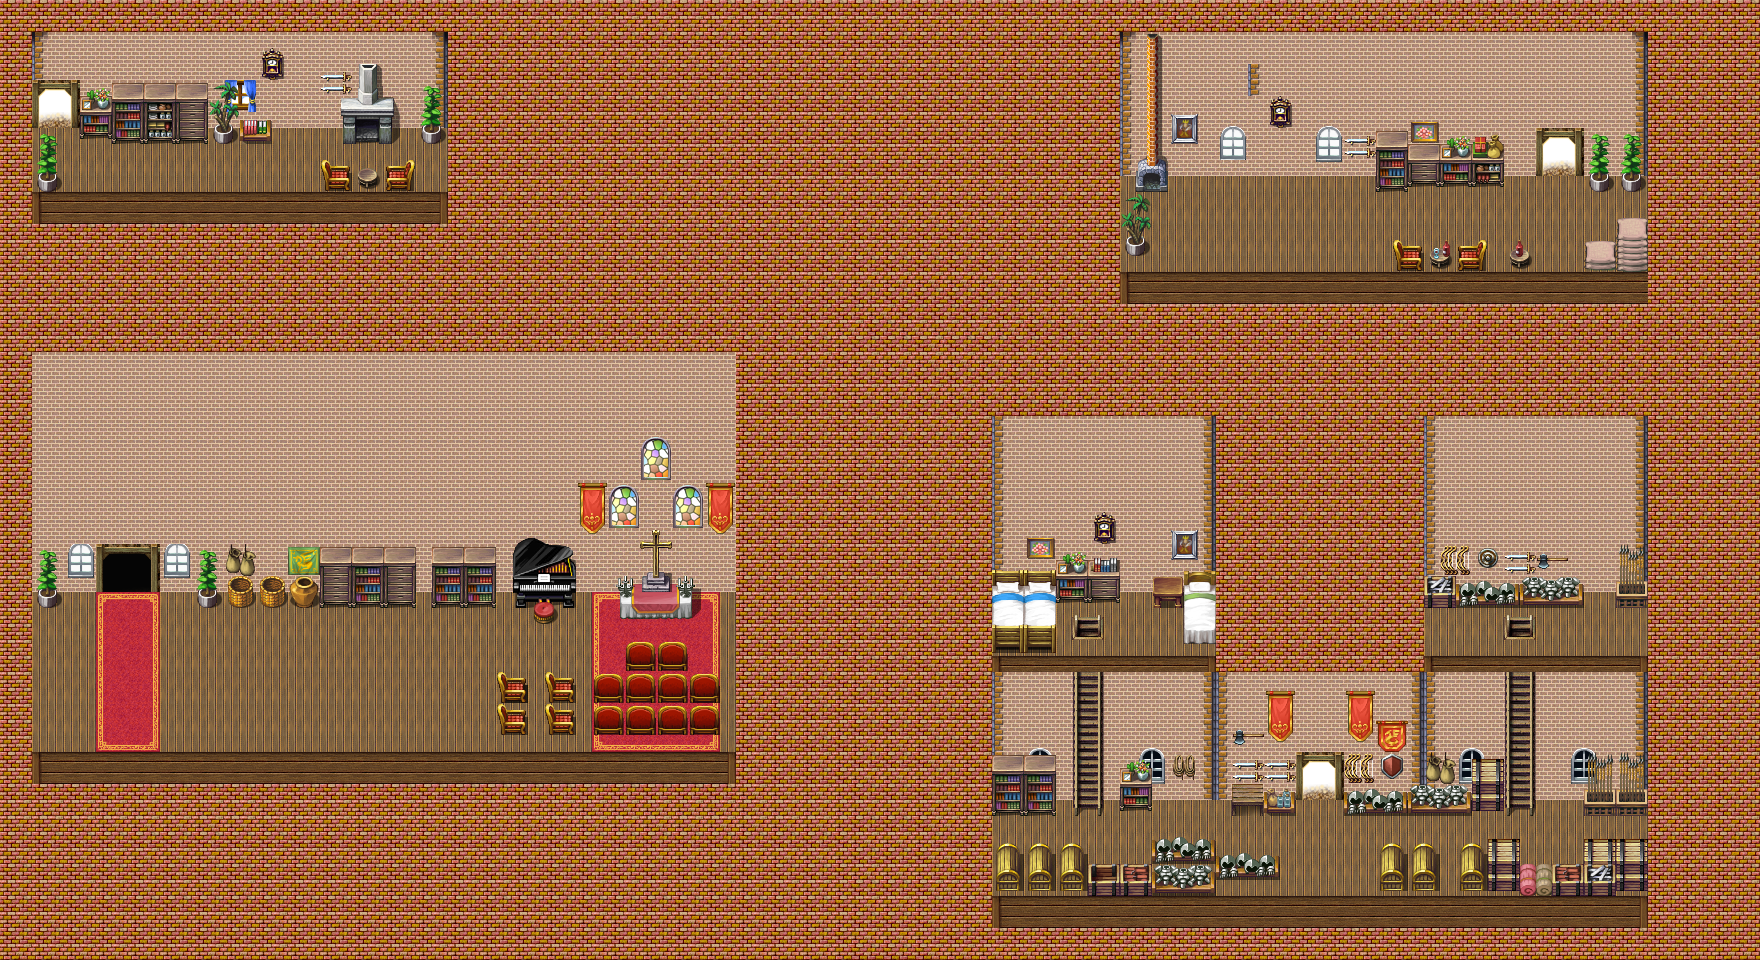

This game map was drawn from its Tiled (.tmx) file and the tilesets committed beside it. A one-line description and the trimmed map source follow:
An orthogonal 110x60 tile map with 16x16 px tiles, 5 tile layers (map, background, background2, foreground, ...), 10 tilesets and 54 objects (19x npc, 9x itembox, 5x accessory, 4x door, 2x stairs).

<map version="1.0" tiledversion="1.0.2" orientation="orthogonal" renderorder="right-down" width="110" height="60" tilewidth="16" tileheight="16" nextobjectid="64">
 <tileset firstgid="1" name="A1" tilewidth="16" tileheight="16" tilecount="768" columns="32">
  <image source="TileA1.png" width="512" height="384" />
 </tileset>
 <tileset firstgid="769" name="A2" tilewidth="16" tileheight="16" tilecount="768" columns="32">
  <image source="TileA2.png" width="512" height="384" />
 </tileset>
 <tileset firstgid="1537" name="A3" tilewidth="16" tileheight="16" tilecount="512" columns="32">
  <image source="TileA3.png" width="512" height="256" />
 </tileset>
 <tileset firstgid="2049" name="A4" tilewidth="16" tileheight="16" tilecount="960" columns="32">
  <image source="TileA4.png" width="512" height="480" />
 </tileset>
 <tileset firstgid="3009" name="A5" tilewidth="16" tileheight="16" tilecount="512" columns="16">
  <image source="TileA5.png" width="256" height="512" />
 </tileset>
 <tileset firstgid="3521" name="B" tilewidth="16" tileheight="16" tilecount="1024" columns="32">
  <image source="TileB.png" width="512" height="512" />
 </tileset>
 <tileset firstgid="4545" name="C" tilewidth="16" tileheight="16" tilecount="1024" columns="32">
  <image source="TileC.png" width="512" height="512" />
 </tileset>
 <tileset firstgid="5569" name="D" tilewidth="16" tileheight="16" tilecount="1024" columns="32">
  <image source="TileD.png" width="512" height="512" />
 </tileset>
 <tileset firstgid="6593" name="E" tilewidth="16" tileheight="16" tilecount="1024" columns="32">
  <image source="TileE.png" width="512" height="512" />
 </tileset>
 <tileset firstgid="7617" name="F" tilewidth="16" tileheight="16" tilecount="480" columns="30">
  <image source="chip01e_exterior.png" width="480" height="256" />
 </tileset>
 <layer name="map" width="110" height="60">
  <data>[6600 cells, 6600 non-empty, 49 distinct tile ids]</data>
 </layer>
 <layer name="background" width="110" height="60">
  <data>[6600 cells, 826 non-empty, 367 distinct tile ids]</data>
 </layer>
 <layer name="background2" width="110" height="60">
  <data>[6600 cells, 72 non-empty, 62 distinct tile ids]</data>
 </layer>
 <layer name="foreground" width="110" height="60">
  <data>[6600 cells, 48 non-empty, 28 distinct tile ids]</data>
 </layer>
 <layer name="foreground2" width="110" height="60">
  <data>[6600 cells, 0 non-empty, 0 distinct tile ids]</data>
 </layer>
 <objectgroup color="#800040" name="collision">
  <object id="1" x="32" y="160" width="416" height="96" />
  <object id="2" x="0" y="0" width="32" height="816" />
  <object id="3" x="32" y="0" width="416" height="32" />
  <object id="4" x="448" y="0" width="32" height="256" />
  <object id="8" x="736" y="316" width="32" height="500" />
  <object id="9" x="32" y="640" width="704" height="80" />
  <object id="22" x="1120" y="208" width="528" height="64" />
  <object id="23" x="1088" y="0" width="32" height="272" />
  <object id="24" x="1648" y="0" width="32" height="272" />
  <object id="29" x="992" y="832" width="656" height="36" />
  <object id="30" x="1648" y="416" width="32" height="452" />
  <object id="31" x="960" y="416" width="32" height="452" />
  <object id="37" x="992" y="624" width="656" height="48" />
  <object id="38" x="1216" y="416" width="208" height="208" />
  <object id="39" x="992" y="608" width="64" height="16" />
  <object id="49" type="stairs" x="1084" y="624" width="8" height="208" />
  <object id="50" type="stairs" x="1516" y="624" width="8" height="208" />
 </objectgroup>
 <objectgroup name="event">
  <object id="7" name="mapswitch" type="door" x="39" y="48" width="32" height="95">
   <properties>
    <property name="enterOffset" type="int" value="-16" />
    <property name="lock" type="bool" value="false" />
    <property name="nextID" type="int" value="10" />
    <property name="offset" type="int" value="48" />
    <property name="toLayerNumber" type="int" value="0" />
    <property name="visible" type="bool" value="true" />
   </properties>
  </object>
  <object id="10" name="mapswitch" type="door" x="96" y="512" width="64" height="112">
   <properties>
    <property name="enterOffset" type="int" value="-16" />
    <property name="lock" type="bool" value="false" />
    <property name="nextID" type="int" value="13" />
    <property name="offset" type="int" value="48" />
    <property name="toLayerNumber" type="int" value="0" />
    <property name="visible" type="bool" value="false" />
   </properties>
  </object>
  <object id="12" name="npc" type="npc" x="640" y="608" width="32" height="32">
   <properties>
    <property name="actor" type="int" value="55" />
    <property name="direction" type="int" value="270" />
    <property name="isMove" type="bool" value="false" />
    <property name="territory" type="int" value="256" />
    <property name="text" value="祈りなさい" />
   </properties>
  </object>
  <object id="13" name="npc" type="npc" x="236" y="608" width="32" height="32">
   <properties>
    <property name="actor" type="int" value="40" />
    <property name="direction" type="int" value="270" />
    <property name="isMove" type="bool" value="true" />
    <property name="territory" type="int" value="64" />
    <property name="text" value="俺は明日、上の階層に行くつもりだ" />
   </properties>
  </object>
  <object id="16" name="lamp" type="accessory" x="584" y="540" width="24" height="32">
   <properties>
    <property name="level" type="int" value="1" />
   </properties>
  </object>
  <object id="17" name="lamp" type="accessory" x="704" y="540" width="24" height="32">
   <properties>
    <property name="level" type="int" value="1" />
   </properties>
  </object>
  <object id="18" name="lamp" type="accessory" x="260" y="544" width="24" height="32">
   <properties>
    <property name="level" type="int" value="1" />
   </properties>
  </object>
  <object id="19" name="longsword" type="itembox" x="416" y="128" width="32" height="32">
   <properties>
    <property name="color" value="red" />
   </properties>
  </object>
  <object id="20" name="npc" type="npc" x="208" y="704" width="32" height="32">
   <properties>
    <property name="actor" type="int" value="4" />
    <property name="direction" type="int" value="270" />
    <property name="toFix" type="bool" value="true" />
   </properties>
  </object>
  <object id="21" name="npc" type="npc" x="276" y="128" width="32" height="32">
   <properties>
    <property name="actor" type="int" value="19" />
    <property name="direction" type="int" value="270" />
    <property name="isMove" type="bool" value="true" />
    <property name="territory" type="int" value="256" />
    <property name="text">アンタも楽園に行くのはやめて、この街で暮らしたらどうだ
ここでの生活も悪くはないぜ
</property>
   </properties>
  </object>
  <object id="25" name="npc" type="npc" x="1208" y="800" width="32" height="32">
   <properties>
    <property name="actor" type="int" value="19" />
    <property name="direction" type="int" value="270" />
    <property name="isMove" type="bool" value="true" />
    <property name="territory" type="int" value="128" />
    <property name="text">ここの武器は全部持っていってかまわんよ
どうせ俺たちには必要の無い物だ</property>
   </properties>
  </object>
  </objectgroup>
</map>
<!-- 26 of 54 objects omitted -->
